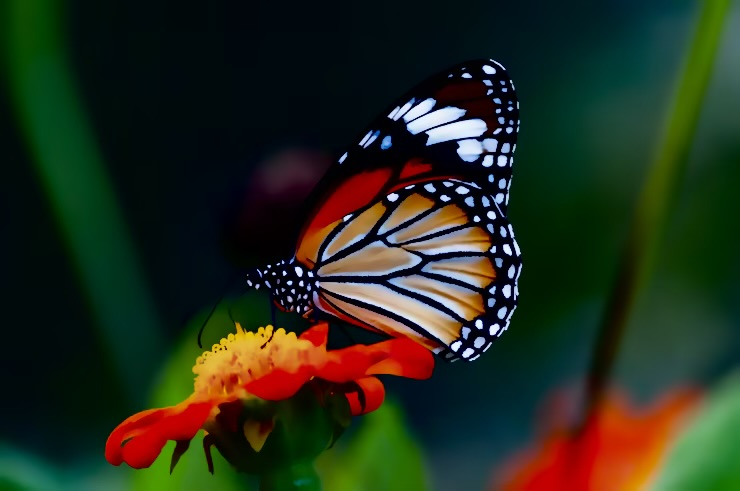
#> input picture test_image.jpeg, 740 x 491 px
$ python restore.py test_image.jpeg
#> lines starting #> are read from the running program, lines starting #| are printed output that depends on the picture
import cv2
import numpy as np
import sys


def restore_image(image_path, blur_sigma, noise_level, gamma):

#> called with image_path = 'test_image.jpeg', blur_sigma = 3.08, noise_level = 25.41, gamma = 0.73
    img = cv2.imread(image_path)
#> img is the input picture: shape (491, 740, 3); mean B, G, R 28.8, 45.1, 37

    if img is None:
        raise FileNotFoundError(f"Could not open image at {image_path}")

    # ------------------------------------------------
    # 1. STRONG DENOISING
    # ------------------------------------------------
    h_strength = min(noise_level / 10, 15)

    img = cv2.fastNlMeansDenoisingColored(
        img,
        None,
        h=h_strength,
        hColor=h_strength,
        templateWindowSize=7,
        searchWindowSize=21
    )

    # ------------------------------------------------
    # 2. JPEG ARTIFACT REDUCTION
    # ------------------------------------------------
    img = cv2.bilateralFilter(
        img,
        d=9,
        sigmaColor=75,
        sigmaSpace=75
    )

    # ------------------------------------------------
    # 3. DEBLURRING (Unsharp Mask)
    # ------------------------------------------------
    gaussian = cv2.GaussianBlur(img, (0, 0), sigmaX=blur_sigma)
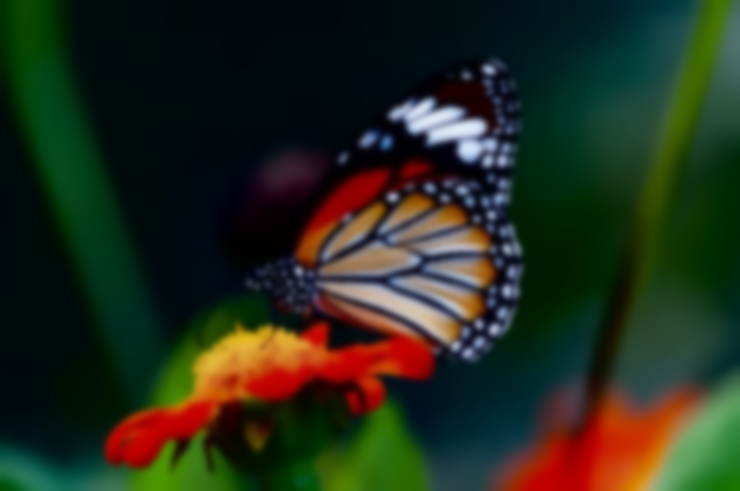
#> gaussian: shape (491, 740, 3); mean B, G, R 28.3, 44.8, 36.8

    img = cv2.addWeighted(
        img,
        1.7,
        gaussian,
        -0.7,
        0
    )
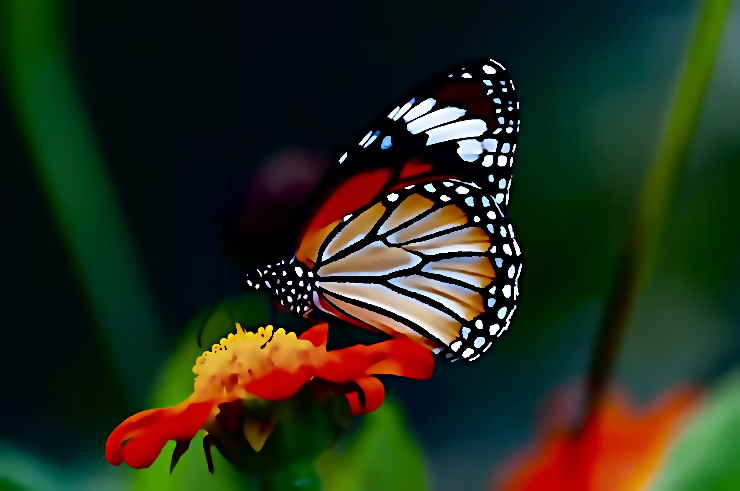
#> img: shape (491, 740, 3); mean B, G, R 28.2, 45.9, 38

    # ------------------------------------------------
    # 4. CONTRAST ENHANCEMENT (CLAHE)
    # ------------------------------------------------
    lab = cv2.cvtColor(img, cv2.COLOR_BGR2LAB)
#> lab: shape (491, 740, 3); mean of channels 0, 1, 2 48.8, 123.1, 138.6

    l, a, b = cv2.split(lab)
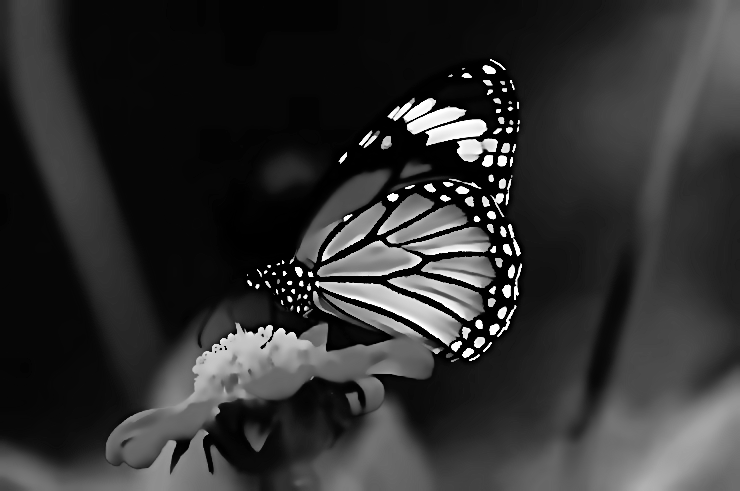
#> l: shape (491, 740); min 0, max 255, mean 48.8
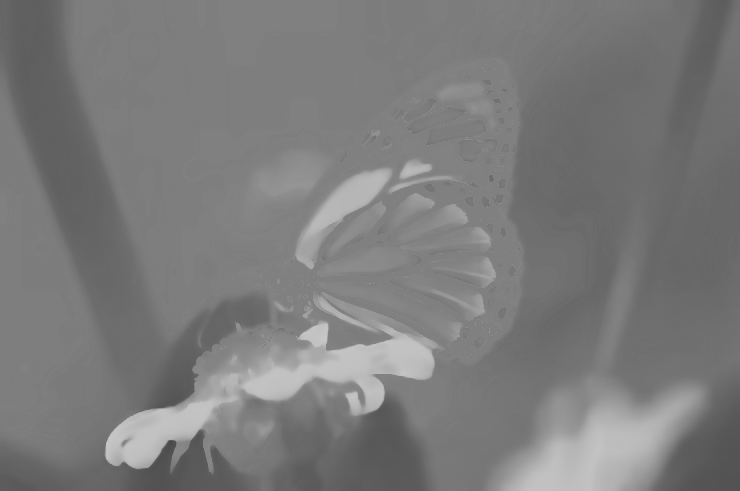
#> a: shape (491, 740); min 74, max 200, mean 123.1
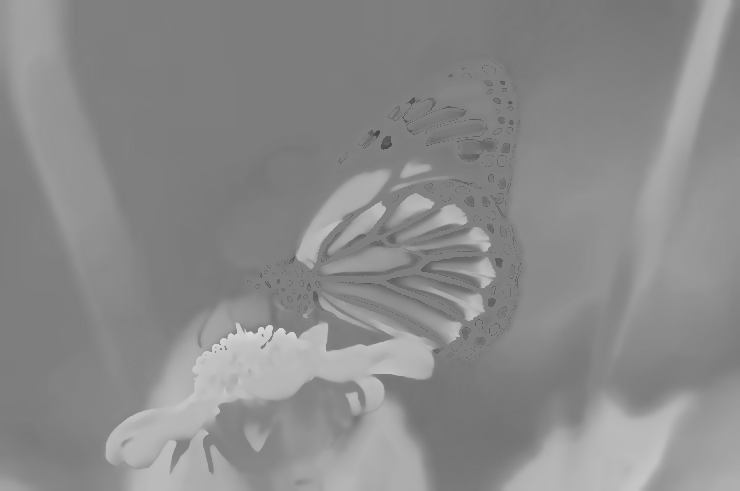
#> b: shape (491, 740); min 66, max 217, mean 138.6

    clahe = cv2.createCLAHE(
        clipLimit=2.5,
        tileGridSize=(8, 8)
    )

    l = clahe.apply(l)
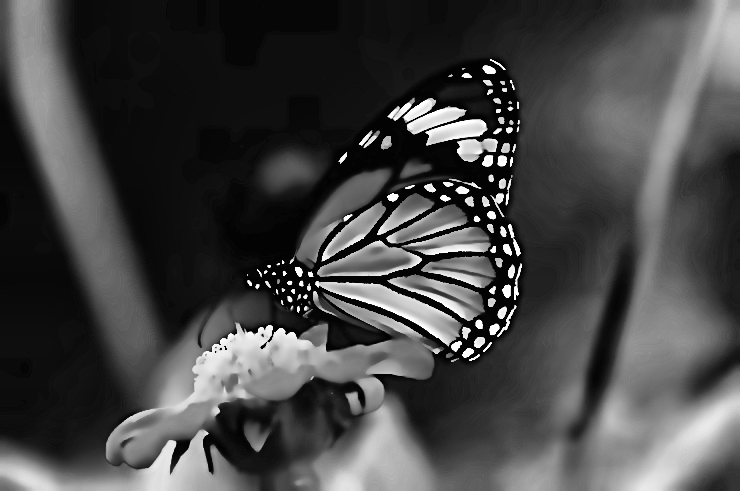
#> l: shape (491, 740); min 1, max 255, mean 69.5

    lab = cv2.merge((l, a, b))
#> lab: shape (491, 740, 3); mean of channels 0, 1, 2 69.5, 123.1, 138.6

    img = cv2.cvtColor(lab, cv2.COLOR_LAB2BGR)
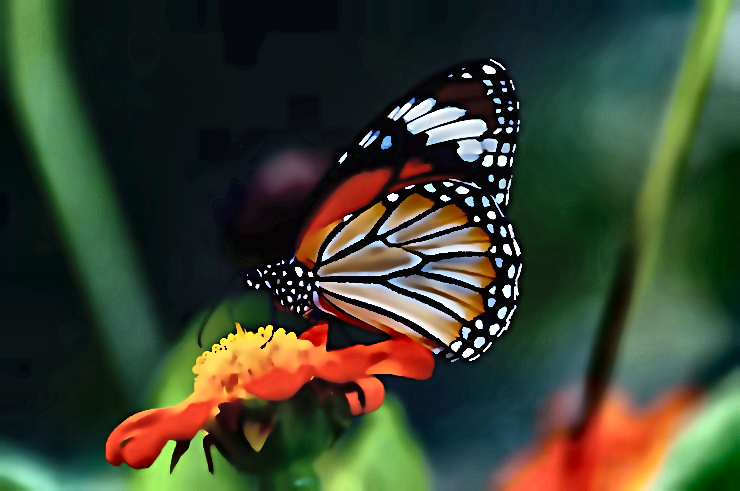
#> img: shape (491, 740, 3); mean B, G, R 48.7, 67, 59.7

    # ------------------------------------------------
    # 5. CONTROLLED GAMMA CORRECTION
    # ------------------------------------------------
    gamma_correct = max(0.85, min(1.15, 1 / gamma))

    table = np.array([
        ((i / 255.0) ** gamma_correct) * 255
        for i in np.arange(256)
    ]).astype("uint8")

    img = cv2.LUT(img, table)

    # ------------------------------------------------
    # SAVE RESULT
    # ------------------------------------------------
    output_path = "restored_image.jpg"
    cv2.imwrite(output_path, img)

    print(f"Restored image saved as: {output_path}")


if __name__ == "__main__":

    if len(sys.argv) > 1:
        IMAGE_PATH = sys.argv[1]
    else:
        IMAGE_PATH = "degraded_images/degraded_0001.jpg"

    # predicted values from your model
    blur_sigma = 3.083
    noise_level = 25.4089
    gamma = 0.73

    restore_image(IMAGE_PATH, blur_sigma, noise_level, gamma)
